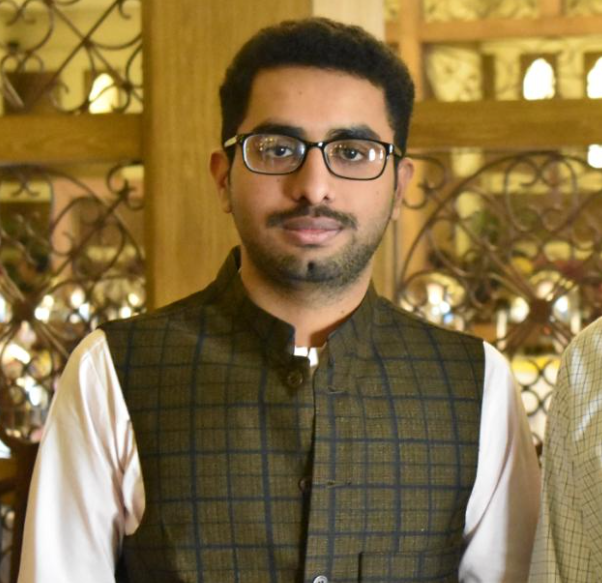
#> input picture Open_CV/Chapter/assets/1.png, 602 x 583 px
$ jupyter execute unit_01.ipynb
#> lines starting #> are read from the running program, lines starting #| are printed output that depends on the picture
<h1 style="color:red;">Unit: 01</h1>

## Read & Display Image !

[cell 1]
import cv2 as cv

[cell 2]
img = cv.imread('assets/1.png')
#> img is the input picture: shape (583, 602, 3); mean B, G, R 66.7, 110.3, 132.6
img = cv.resize(img, (800, 600))
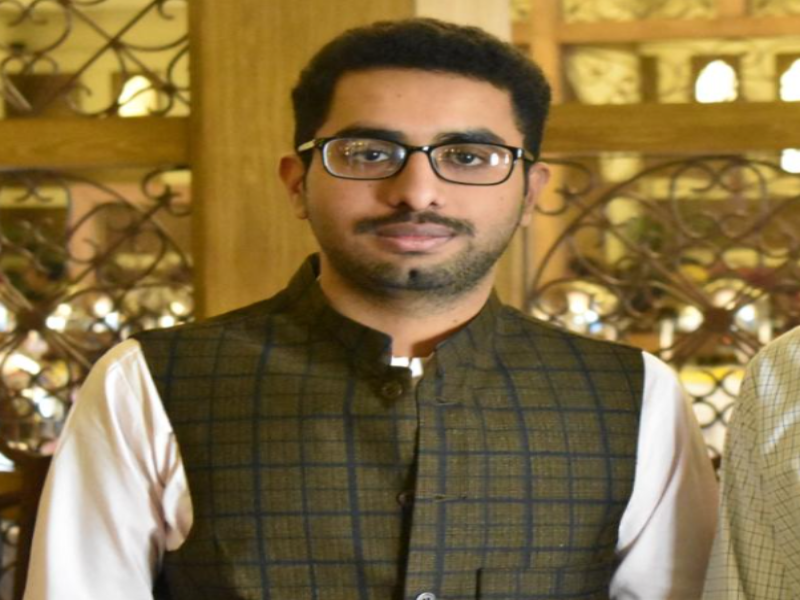
#> img: shape (600, 800, 3); mean B, G, R 66.6, 110.2, 132.5

cv.imshow("myself", img)
cv.waitKey(0)

# cv.destroyAllWindows()


$ run again, with Open_CV/Chapter/assets/f.png copied over Open_CV/Chapter/assets/1.png
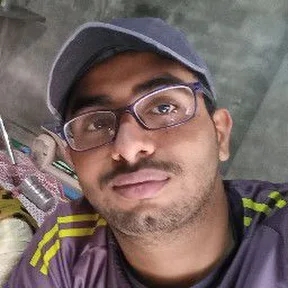
#> input picture Open_CV/Chapter/assets/f.png, 288 x 288 px
#> img is the input picture: shape (288, 288, 3); mean B, G, R 98.8, 103.1, 120.5
#> `img = cv.resize(img, (800, 600))`:
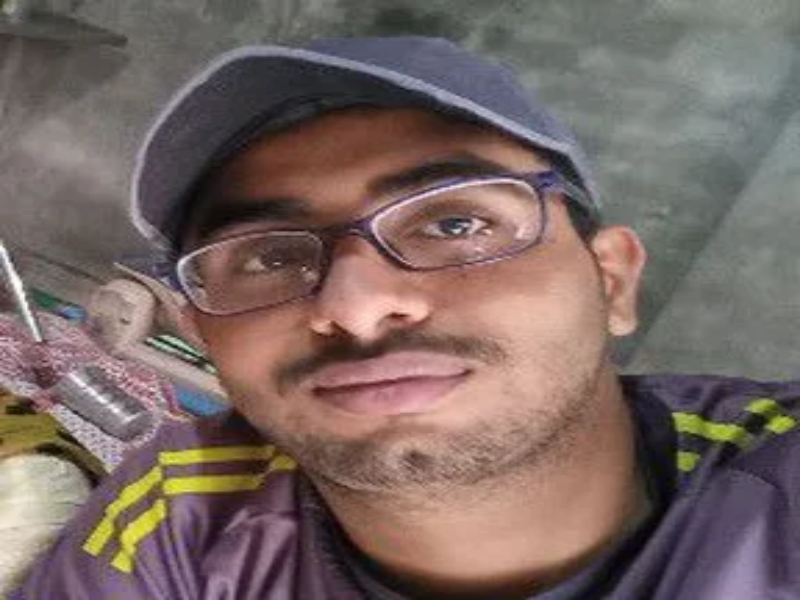
#> img: shape (600, 800, 3); mean B, G, R 98.7, 103, 120.4
